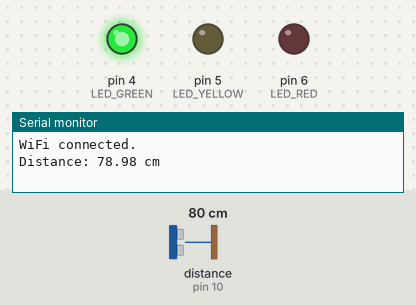
This sketch was run on a simulated Arduino Uno, built with avr-gcc and run on an emulated ATmega328P. Shown: output pins drawn as LEDs (lit = HIGH), the last lines printed to the serial monitor. Wiring (inferred from the names in the program): ultrasonic range finder: trigger pin 9; echo pin 10. The inputs (shaded band) are chosen by the test bench; at power-on: distance to the obstacle (sensor on pin 10) 80 cm. The echo pulse lasts 58.3 µs per cm; the modem accepts every AT command (registered, SIM ready, sends succeed) and sends nothing else; pins used as bus, display or sensor lines are not drawn.

Above: at 2.2 s.
2.3 s: distance to the obstacle (sensor on pin 10) set to 23 cm
16.3 s: distance to the obstacle (sensor on pin 10) set to 19 cm
At 26.1 s:
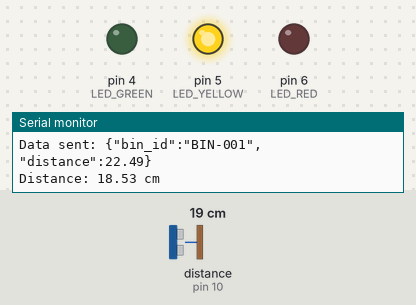
26.6 s: distance to the obstacle (sensor on pin 10) set to 12 cm
38.3 s: distance to the obstacle (sensor on pin 10) set to 9 cm
At 50.2 s:
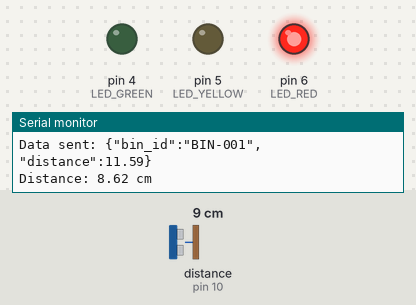
50.6 s: distance to the obstacle (sensor on pin 10) set to 18 cm
At 61.7 s:
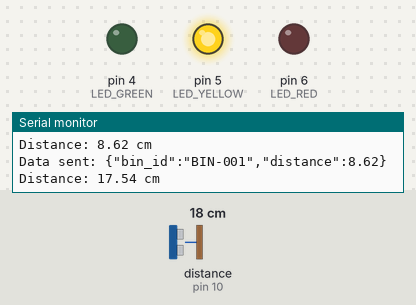
62.7 s: distance to the obstacle (sensor on pin 10) set to 2 cm
At 74.3 s:
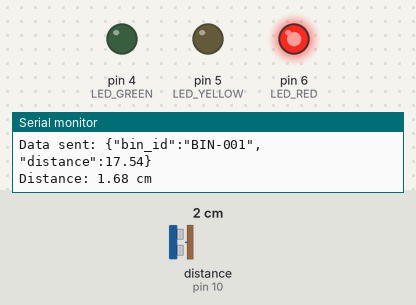
Timing chart, 0 to 75.7 s (numbered marks = the images above; inputs shaded):
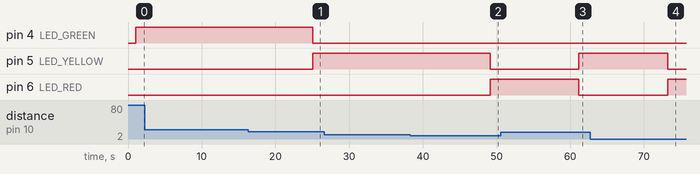

The sketch:

smartbin_sensor.ino
```cpp
/*
  SmartBin Arduino Sketch
  ========================
  Hardware: Arduino Uno/Nano + HC-SR04 Ultrasonic Sensor + ESP8266 Wi-Fi Module

  Wiring:
    HC-SR04 TRIG → Pin 9
    HC-SR04 ECHO → Pin 10
    ESP8266 TX   → Arduino RX (Pin 0) [use SoftwareSerial if needed]
    ESP8266 RX   → Arduino TX (Pin 1)
*/

#include <SoftwareSerial.h>

// ── Config ──────────────────────────────────────────────────────────────────
const char* WIFI_SSID     = "YOUR_WIFI_SSID";
const char* WIFI_PASS     = "YOUR_WIFI_PASSWORD";
const char* SERVER_HOST   = "192.168.1.100";   // Your PC's local IP running XAMPP
const int   SERVER_PORT   = 8080;
const char* API_PATH      = "/smartbin/backend/api/arduino/data";
const char* DEVICE_ID     = "BIN-001";          // Must match the device_id in DB

// ── Pin definitions ──────────────────────────────────────────────────────────
const int TRIG_PIN  = 9;
const int ECHO_PIN  = 10;
const int LED_GREEN = 4;   // Optional status LEDs
const int LED_YELLOW= 5;
const int LED_RED   = 6;

SoftwareSerial esp8266(2, 3); // RX, TX for ESP8266

// ── Helpers ──────────────────────────────────────────────────────────────────
float measureDistance() {
  digitalWrite(TRIG_PIN, LOW);
  delayMicroseconds(2);
  digitalWrite(TRIG_PIN, HIGH);
  delayMicroseconds(10);
  digitalWrite(TRIG_PIN, LOW);
  long duration = pulseIn(ECHO_PIN, HIGH, 30000);
  return (duration == 0) ? -1 : duration * 0.034 / 2.0;
}

bool sendATCommand(const String& cmd, const String& expected, unsigned long timeout = 3000) {
  esp8266.println(cmd);
  unsigned long start = millis();
  String response = "";
  while (millis() - start < timeout) {
    if (esp8266.available()) response += (char)esp8266.read();
    if (response.indexOf(expected) != -1) return true;
  }
  Serial.println("AT ERR: " + response);
  return false;
}

void setupWifi() {
  esp8266.begin(115200);
  delay(1000);
  sendATCommand("AT+RST", "ready", 5000);
  sendATCommand("AT+CWMODE=1", "OK");
  sendATCommand(String("AT+CWJAP=\"") + WIFI_SSID + "\",\"" + WIFI_PASS + "\"", "WIFI GOT IP", 15000);
  Serial.println("WiFi connected.");
}

void postData(float distance) {
  String body = "{\"bin_id\":\"" + String(DEVICE_ID) + "\",\"distance\":" + String(distance, 2) + "}";
  int bodyLen = body.length();

  String httpReq =
    String("POST ") + API_PATH + " HTTP/1.1\r\n" +
    "Host: " + SERVER_HOST + "\r\n" +
    "Content-Type: application/json\r\n" +
    "Content-Length: " + bodyLen + "\r\n" +
    "Connection: close\r\n\r\n" +
    body;

  if (!sendATCommand(
        String("AT+CIPSTART=\"TCP\",\"") + SERVER_HOST + "\"," + SERVER_PORT,
        "CONNECT", 5000)) {
    Serial.println("TCP connect failed");
    return;
  }
  if (!sendATCommand(
        String("AT+CIPSEND=") + httpReq.length(), ">", 3000)) {
    Serial.println("CIPSEND failed");
    return;
  }
  esp8266.print(httpReq);
  delay(2000);
  Serial.println("Data sent: " + body);
}

// ── Setup & Loop ─────────────────────────────────────────────────────────────
void setup() {
  Serial.begin(9600);
  pinMode(TRIG_PIN, OUTPUT);
  pinMode(ECHO_PIN, INPUT);
  pinMode(LED_GREEN,  OUTPUT);
  pinMode(LED_YELLOW, OUTPUT);
  pinMode(LED_RED,    OUTPUT);
  setupWifi();
}

void loop() {
  float dist = measureDistance();

  if (dist < 0) {
    Serial.println("Sensor error");
    delay(5000);
    return;
  }

  Serial.print("Distance: ");
  Serial.print(dist);
  Serial.println(" cm");

  // Visual indicator (adjust thresholds for your bin height)
  digitalWrite(LED_GREEN,  dist > 20);   // >66% of 30cm
  digitalWrite(LED_YELLOW, dist > 10 && dist <= 20);
  digitalWrite(LED_RED,    dist <= 10);

  postData(dist);
  delay(10000); // Send every 10 seconds
}
```

Measured:
- the behaviour switches between 21 and 20 cm on distance to the obstacle (sensor on pin 10) (found by bisection; images 0 and 1)
- the behaviour switches between 11 and 10 cm on distance to the obstacle (sensor on pin 10) (found by bisection; images 1 and 2)
- after the input at 16.3 s, pin 4 (LED_GREEN): HIGH → LOW after 8.8 s; pin 5 (LED_YELLOW): LOW → HIGH after 8.8 s
- after the input at 38.3 s, pin 5 (LED_YELLOW): HIGH → LOW after 10.8 s; pin 6 (LED_RED): LOW → HIGH after 10.8 s
- after the input at 50.6 s, pin 5 (LED_YELLOW): LOW → HIGH after 10.6 s; pin 6 (LED_RED): HIGH → LOW after 10.6 s
- after the input at 62.7 s, pin 5 (LED_YELLOW): HIGH → LOW after 10.5 s; pin 6 (LED_RED): LOW → HIGH after 10.5 s
